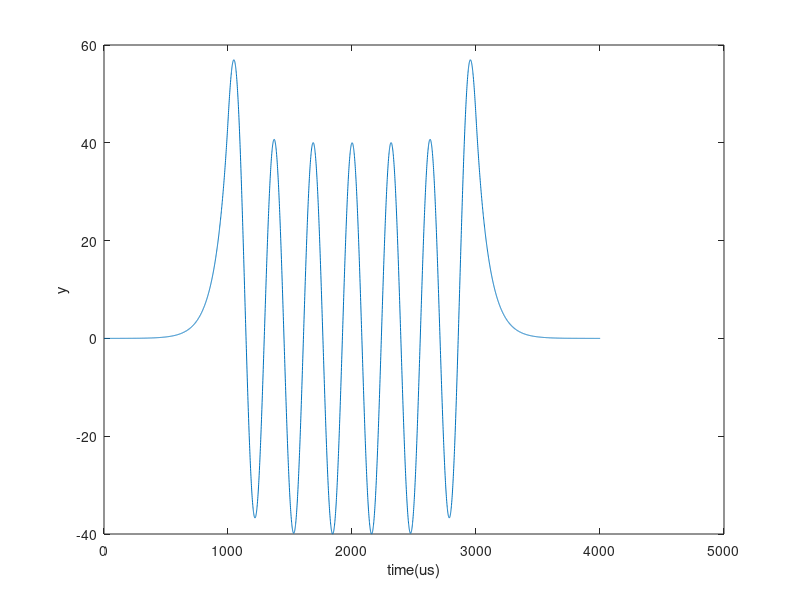
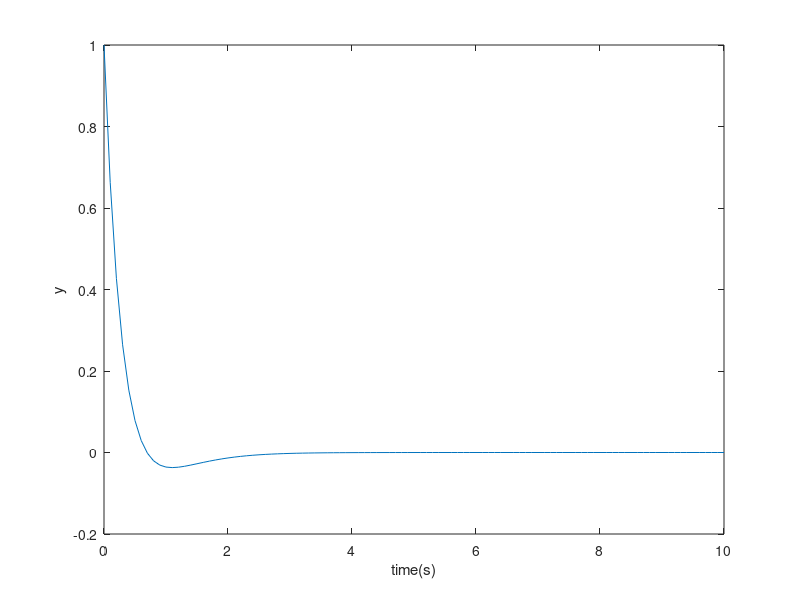

These figures' MATLAB source, in order:
clc
close all
clear

x = [1 -1 2 4];
y = [2 6 4 0 8 5 12];
h = deconv(y,x);
disp(h);

t =-10:0.01:10;
x1 = cos(2.*t);
h = exp(-1.*abs(t));
y = conv(x1,h);
figure();
plot(y);
xlabel('time(us)')
ylabel('y');

t = 0:0.1:10;
den = [1 5 6];%构建系统函数
num = [1 1];
sys = tf(num,den);
y = impulse(sys,t);
figure();
plot(t,y);
xlabel('time(s)')
ylabel('y');